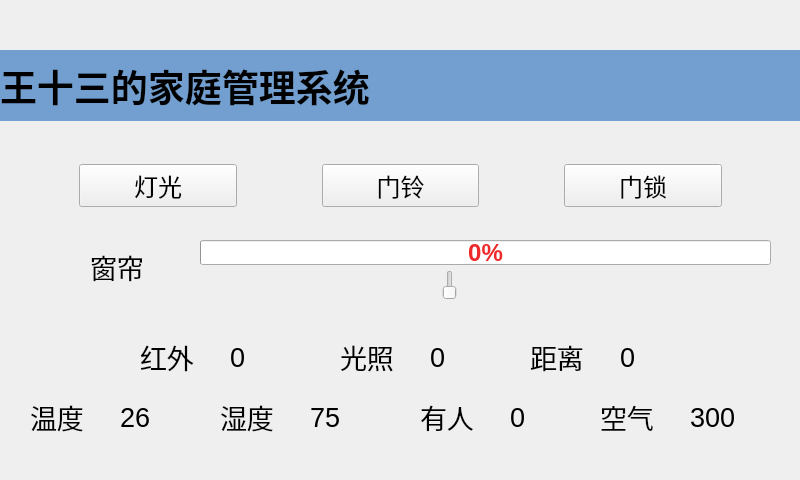
<?xml version="1.0" encoding="UTF-8"?>
<ui version="4.0">
 <class>SmartHomeWindow</class>
 <widget class="QMainWindow" name="SmartHomeWindow">
  <property name="enabled">
   <bool>true</bool>
  </property>
  <property name="geometry">
   <rect>
    <x>0</x>
    <y>0</y>
    <width>800</width>
    <height>480</height>
   </rect>
  </property>
  <property name="sizePolicy">
   <sizepolicy hsizetype="Minimum" vsizetype="Minimum">
    <horstretch>0</horstretch>
    <verstretch>0</verstretch>
   </sizepolicy>
  </property>
  <property name="minimumSize">
   <size>
    <width>800</width>
    <height>480</height>
   </size>
  </property>
  <property name="maximumSize">
   <size>
    <width>800</width>
    <height>480</height>
   </size>
  </property>
  <property name="windowTitle">
   <string>SmartHomeWindow</string>
  </property>
  <widget class="QWidget" name="centralwidget">
   <widget class="QLabel" name="title">
    <property name="geometry">
     <rect>
      <x>0</x>
      <y>50</y>
      <width>801</width>
      <height>71</height>
     </rect>
    </property>
    <property name="font">
     <font>
      <pointsize>28</pointsize>
      <weight>75</weight>
      <bold>true</bold>
     </font>
    </property>
    <property name="styleSheet">
     <string notr="true">background-color: rgb(114, 159, 207);</string>
    </property>
    <property name="text">
     <string>王十三的家庭管理系统</string>
    </property>
   </widget>
   <widget class="QLabel" name="ir_value">
    <property name="geometry">
     <rect>
      <x>230</x>
      <y>340</y>
      <width>71</width>
      <height>34</height>
     </rect>
    </property>
    <property name="font">
     <font>
      <pointsize>20</pointsize>
     </font>
    </property>
    <property name="text">
     <string>0</string>
    </property>
   </widget>
   <widget class="QWidget" name="layoutWidget">
    <property name="geometry">
     <rect>
      <x>0</x>
      <y>160</y>
      <width>801</width>
      <height>51</height>
     </rect>
    </property>
    <layout class="QHBoxLayout" name="horizontalLayout" stretch="1,2,1,2,1,2,1">
     <item>
      <spacer name="horizontalSpacer">
       <property name="orientation">
        <enum>Qt::Vertical</enum>
       </property>
       <property name="sizeHint" stdset="0">
        <size>
         <width>40</width>
         <height>20</height>
        </size>
       </property>
      </spacer>
     </item>
     <item>
      <widget class="QPushButton" name="light_button">
       <property name="minimumSize">
        <size>
         <width>0</width>
         <height>41</height>
        </size>
       </property>
       <property name="font">
        <font>
         <pointsize>18</pointsize>
         <weight>50</weight>
         <bold>false</bold>
        </font>
       </property>
       <property name="text">
        <string>灯光</string>
       </property>
      </widget>
     </item>
     <item>
      <spacer name="horizontalSpacer_2">
       <property name="orientation">
        <enum>Qt::Vertical</enum>
       </property>
       <property name="sizeHint" stdset="0">
        <size>
         <width>40</width>
         <height>20</height>
        </size>
       </property>
      </spacer>
     </item>
     <item>
      <widget class="QPushButton" name="beep_button">
       <property name="minimumSize">
        <size>
         <width>0</width>
         <height>41</height>
        </size>
       </property>
       <property name="baseSize">
        <size>
         <width>0</width>
         <height>48</height>
        </size>
       </property>
       <property name="font">
        <font>
         <pointsize>18</pointsize>
         <weight>50</weight>
         <bold>false</bold>
        </font>
       </property>
       <property name="text">
        <string>门铃</string>
       </property>
      </widget>
     </item>
     <item>
      <spacer name="horizontalSpacer_3">
       <property name="orientation">
        <enum>Qt::Vertical</enum>
       </property>
       <property name="sizeHint" stdset="0">
        <size>
         <width>40</width>
         <height>20</height>
        </size>
       </property>
      </spacer>
     </item>
     <item>
      <widget class="QPushButton" name="doorlock_button">
       <property name="sizePolicy">
        <sizepolicy hsizetype="Minimum" vsizetype="Fixed">
         <horstretch>0</horstretch>
         <verstretch>49</verstretch>
        </sizepolicy>
       </property>
       <property name="minimumSize">
        <size>
         <width>0</width>
         <height>41</height>
        </size>
       </property>
       <property name="font">
        <font>
         <pointsize>18</pointsize>
         <weight>50</weight>
         <bold>false</bold>
        </font>
       </property>
       <property name="text">
        <string>门锁</string>
       </property>
       <property name="iconSize">
        <size>
         <width>16</width>
         <height>30</height>
        </size>
       </property>
      </widget>
     </item>
     <item>
      <spacer name="horizontalSpacer_4">
       <property name="orientation">
        <enum>Qt::Vertical</enum>
       </property>
       <property name="sizeHint" stdset="0">
        <size>
         <width>40</width>
         <height>20</height>
        </size>
       </property>
      </spacer>
     </item>
    </layout>
   </widget>
   <widget class="QLabel" name="air_value">
    <property name="geometry">
     <rect>
      <x>690</x>
      <y>400</y>
      <width>71</width>
      <height>34</height>
     </rect>
    </property>
    <property name="font">
     <font>
      <pointsize>20</pointsize>
     </font>
    </property>
    <property name="text">
     <string>300</string>
    </property>
   </widget>
   <widget class="QLabel" name="tamp_value">
    <property name="geometry">
     <rect>
      <x>120</x>
      <y>400</y>
      <width>71</width>
      <height>34</height>
     </rect>
    </property>
    <property name="font">
     <font>
      <pointsize>20</pointsize>
     </font>
    </property>
    <property name="text">
     <string>26</string>
    </property>
   </widget>
   <widget class="QLabel" name="air_label">
    <property name="geometry">
     <rect>
      <x>600</x>
      <y>400</y>
      <width>71</width>
      <height>34</height>
     </rect>
    </property>
    <property name="font">
     <font>
      <pointsize>20</pointsize>
     </font>
    </property>
    <property name="text">
     <string>空气</string>
    </property>
   </widget>
   <widget class="MySlider" name="horizontalSlider">
    <property name="geometry">
     <rect>
      <x>200</x>
      <y>270</y>
      <width>500</width>
      <height>30</height>
     </rect>
    </property>
    <property name="font">
     <font>
      <pointsize>9</pointsize>
     </font>
    </property>
   </widget>
   <widget class="QLabel" name="tamp_label">
    <property name="geometry">
     <rect>
      <x>30</x>
      <y>400</y>
      <width>71</width>
      <height>34</height>
     </rect>
    </property>
    <property name="font">
     <font>
      <pointsize>20</pointsize>
     </font>
    </property>
    <property name="text">
     <string>温度</string>
    </property>
   </widget>
   <widget class="QLabel" name="ir_label">
    <property name="geometry">
     <rect>
      <x>140</x>
      <y>340</y>
      <width>71</width>
      <height>34</height>
     </rect>
    </property>
    <property name="font">
     <font>
      <pointsize>20</pointsize>
     </font>
    </property>
    <property name="text">
     <string>红外</string>
    </property>
   </widget>
   <widget class="QLabel" name="als_label">
    <property name="geometry">
     <rect>
      <x>340</x>
      <y>340</y>
      <width>71</width>
      <height>34</height>
     </rect>
    </property>
    <property name="font">
     <font>
      <pointsize>20</pointsize>
     </font>
    </property>
    <property name="text">
     <string>光照</string>
    </property>
   </widget>
   <widget class="QLabel" name="humi_label">
    <property name="geometry">
     <rect>
      <x>220</x>
      <y>400</y>
      <width>71</width>
      <height>34</height>
     </rect>
    </property>
    <property name="font">
     <font>
      <pointsize>20</pointsize>
     </font>
    </property>
    <property name="text">
     <string>湿度</string>
    </property>
   </widget>
   <widget class="QLabel" name="move_value">
    <property name="geometry">
     <rect>
      <x>510</x>
      <y>400</y>
      <width>71</width>
      <height>34</height>
     </rect>
    </property>
    <property name="font">
     <font>
      <pointsize>20</pointsize>
     </font>
    </property>
    <property name="text">
     <string>0</string>
    </property>
   </widget>
   <widget class="QProgressBar" name="progressBar">
    <property name="geometry">
     <rect>
      <x>200</x>
      <y>240</y>
      <width>571</width>
      <height>25</height>
     </rect>
    </property>
    <property name="font">
     <font>
      <family>Ubuntu</family>
      <pointsize>18</pointsize>
      <weight>75</weight>
      <bold>true</bold>
     </font>
    </property>
    <property name="styleSheet">
     <string notr="true">color: rgb(239, 41, 41);</string>
    </property>
    <property name="value">
     <number>0</number>
    </property>
   </widget>
   <widget class="QLabel" name="dis_label">
    <property name="geometry">
     <rect>
      <x>530</x>
      <y>340</y>
      <width>71</width>
      <height>34</height>
     </rect>
    </property>
    <property name="font">
     <font>
      <pointsize>20</pointsize>
     </font>
    </property>
    <property name="text">
     <string>距离</string>
    </property>
   </widget>
   <widget class="QLabel" name="humi_value">
    <property name="geometry">
     <rect>
      <x>310</x>
      <y>400</y>
      <width>71</width>
      <height>34</height>
     </rect>
    </property>
    <property name="font">
     <font>
      <pointsize>20</pointsize>
     </font>
    </property>
    <property name="text">
     <string>75</string>
    </property>
   </widget>
   <widget class="QLabel" name="als_value">
    <property name="geometry">
     <rect>
      <x>430</x>
      <y>340</y>
      <width>71</width>
      <height>34</height>
     </rect>
    </property>
    <property name="font">
     <font>
      <pointsize>20</pointsize>
     </font>
    </property>
    <property name="text">
     <string>0</string>
    </property>
   </widget>
   <widget class="QLabel" name="dis_value">
    <property name="geometry">
     <rect>
      <x>620</x>
      <y>340</y>
      <width>71</width>
      <height>34</height>
     </rect>
    </property>
    <property name="font">
     <font>
      <pointsize>20</pointsize>
     </font>
    </property>
    <property name="text">
     <string>0</string>
    </property>
   </widget>
   <widget class="QLabel" name="move_label">
    <property name="geometry">
     <rect>
      <x>420</x>
      <y>400</y>
      <width>71</width>
      <height>34</height>
     </rect>
    </property>
    <property name="font">
     <font>
      <pointsize>20</pointsize>
     </font>
    </property>
    <property name="text">
     <string>有人</string>
    </property>
   </widget>
   <widget class="QLabel" name="curtains_label">
    <property name="geometry">
     <rect>
      <x>90</x>
      <y>250</y>
      <width>71</width>
      <height>34</height>
     </rect>
    </property>
    <property name="font">
     <font>
      <pointsize>20</pointsize>
     </font>
    </property>
    <property name="text">
     <string>窗帘</string>
    </property>
   </widget>
  </widget>
 </widget>
 <customwidgets>
  <customwidget>
   <class>MySlider</class>
   <extends>QSlider</extends>
   <header location="global">myslider.h</header>
  </customwidget>
 </customwidgets>
 <resources/>
 <connections/>
</ui>
